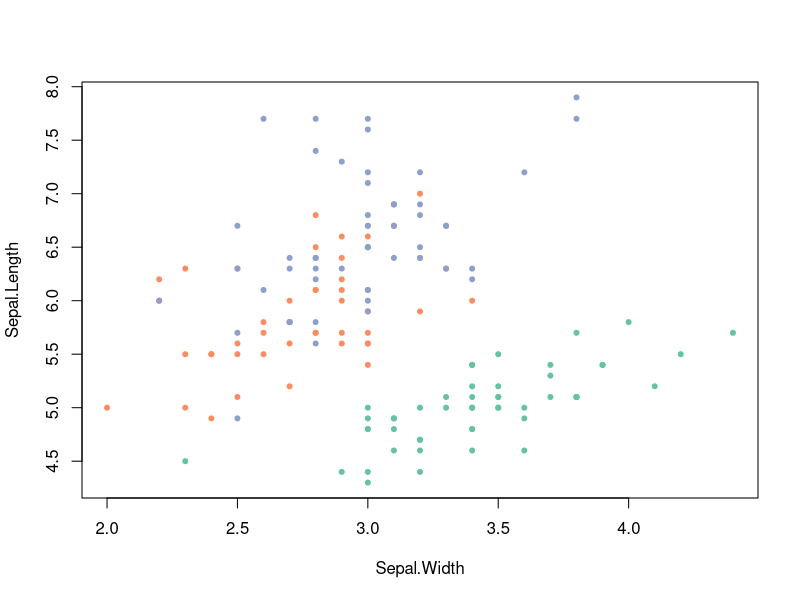
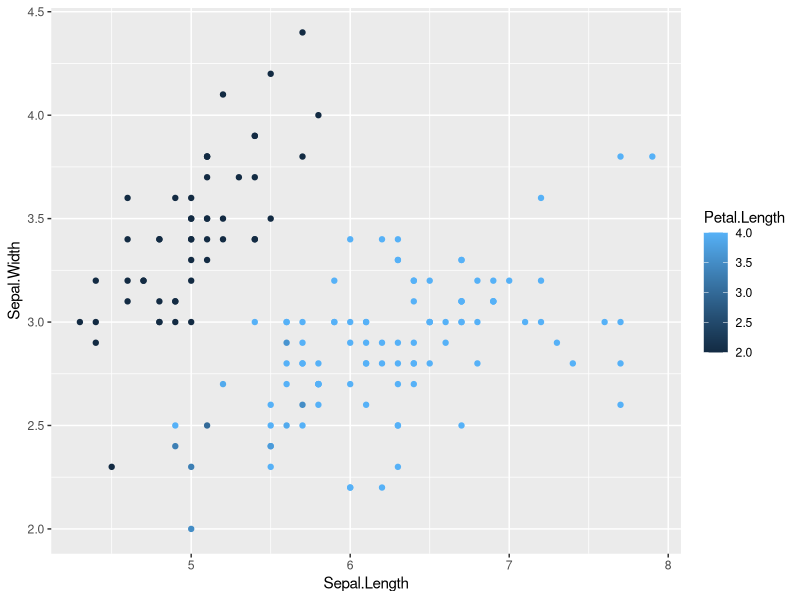
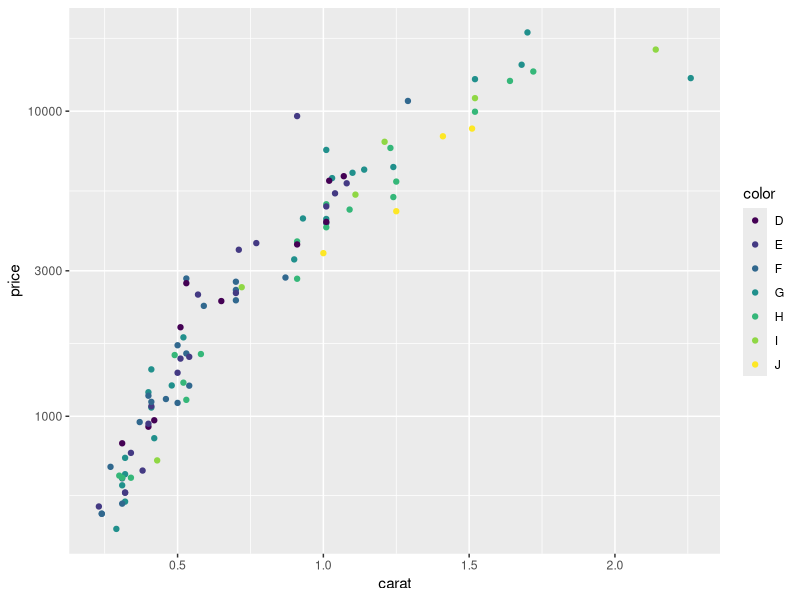

Source code (R) for these figures, in order:
## ---- chunk 1
knitr::opts_chunk$set(
  collapse = TRUE,
  comment = "#>",
  fig.path = "man/figures/README-"
)

# just to keep the code clean below
suppressWarnings(suppressPackageStartupMessages(library(dplyr)))
## ---- chunk 2
library(scales)

# percent() function takes a numeric and does your division and labelling for you
percent(c(0.1, 1/3, 0.56))

# comma() adds commas into large numbers for easier readability
comma(10e6)

# dollar() adds currency symbols
dollar(c(100, 125, 3000))

# unit_format() adds unique units
# the scale argument can do simple conversion on the fly
unit_format(unit = "ha", scale = 1e-4)(c(10e6, 10e4, 8e3))
## ---- chunk 3
# for instance, European number formatting is easily set:
number(c(12.3, 4, 12345.789, 0.0002), big.mark = ".", decimal.mark = ",")

# these functions round by default, but you can set the accuracy
number(c(12.3, 4, 12345.789, 0.0002), 
       big.mark = ".", 
       decimal.mark = ",", 
       accuracy = .01)

# percent formatting in the French style
french_percent <- percent_format(decimal.mark = ",", suffix = " %")
french_percent(runif(10))

# currency formatting Euros (and simple conversion!)
usd_to_euro <- dollar_format(prefix = "", suffix = "\u20ac", scale = .85)
usd_to_euro(100)
## ---- chunk 4
# pull a list of colours from any palette
viridis_pal()(4)

# use in combination with baseR `palette()` to set new defaults
palette(brewer_pal(palette = "Set2")(4))
plot(Sepal.Length ~ Sepal.Width, data = iris, col = Species, pch = 20)
## ---- chunk 5
# squish() will squish your values into a specified range
squish(c(-1, 0.5, 1, 2, NA), range = c(0, 1))

# Useful for setting the `oob` argument for a colour scale with reduced limits
library(ggplot2)
ggplot(iris, aes(x = Sepal.Length, y = Sepal.Width, colour = Petal.Length)) +
  geom_point() +
  scale_color_continuous(limit = c(2, 4), oob = scales::squish)
## ---- chunk 6
# the rescale functions can rescale continuous vectors to new min, mid, or max values
x <- runif(5, 0, 1)
rescale(x, to = c(0, 50))
rescale_mid(x, mid = .25)
rescale_max(x, to = c(0, 50))
## ---- chunk 7
# use trans_new to build a new transformation
logp3_trans <- trans_new(
  name = "logp",
  trans = function(x) log(x + 3),
  inverse =  function(x) exp(x) - 3,
  breaks = log_breaks()
  )

library(dplyr)
dsamp <- sample_n(diamonds, 100)
ggplot(dsamp, aes(x = carat, y = price, colour = color)) +
  geom_point() + scale_y_continuous(trans = logp3_trans)
# You can always call the functions from the trans object separately
logp3_trans$breaks(dsamp$price)

# scales has some breaks helper functions too
log_breaks(base = exp(1))(dsamp$price)

pretty_breaks()(dsamp$price)
